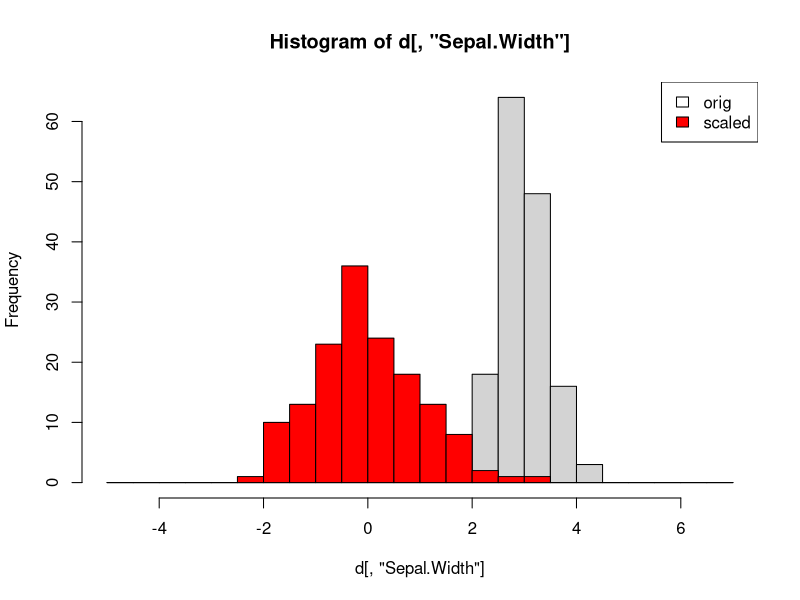
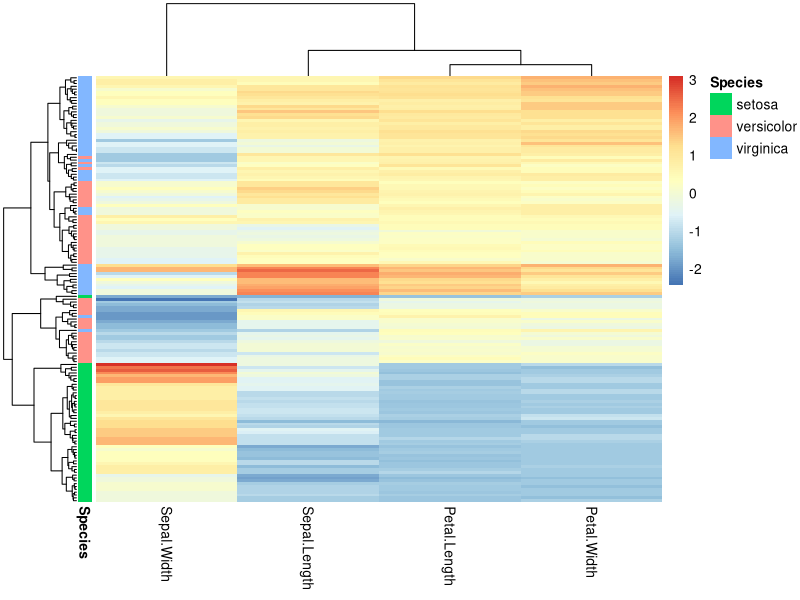
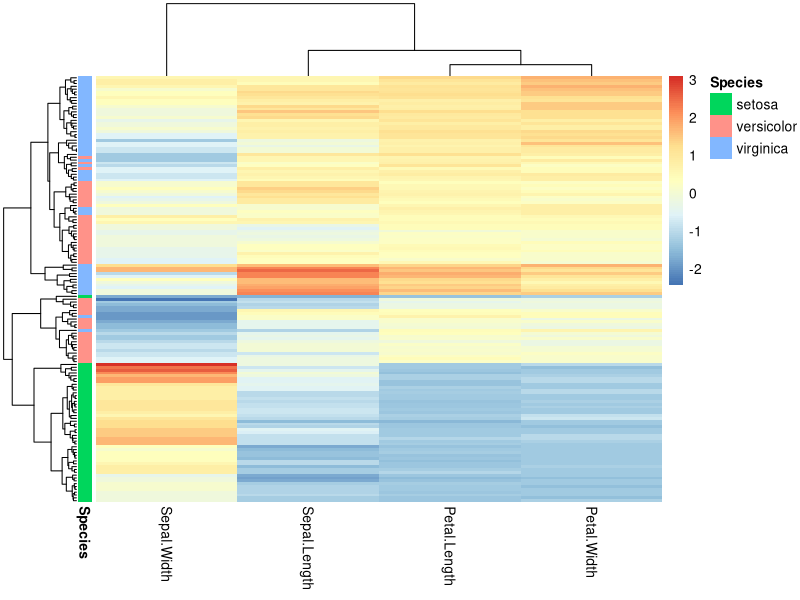
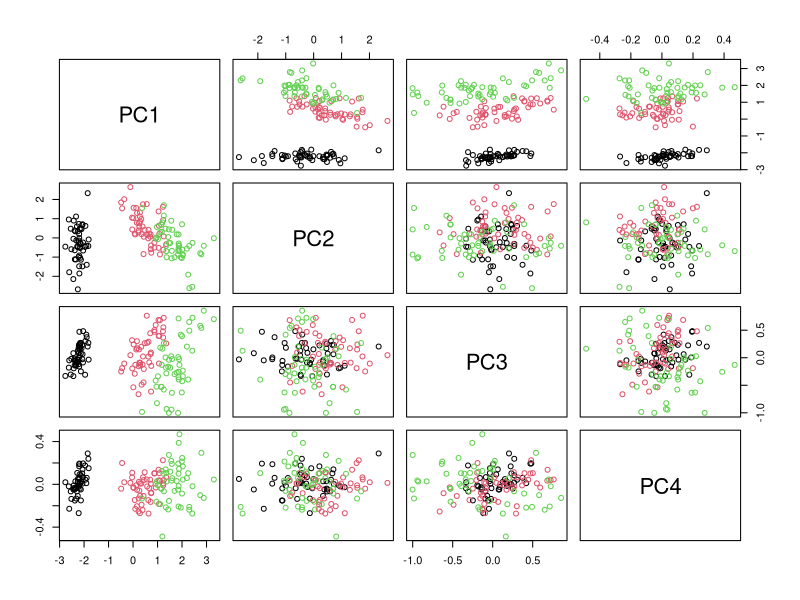
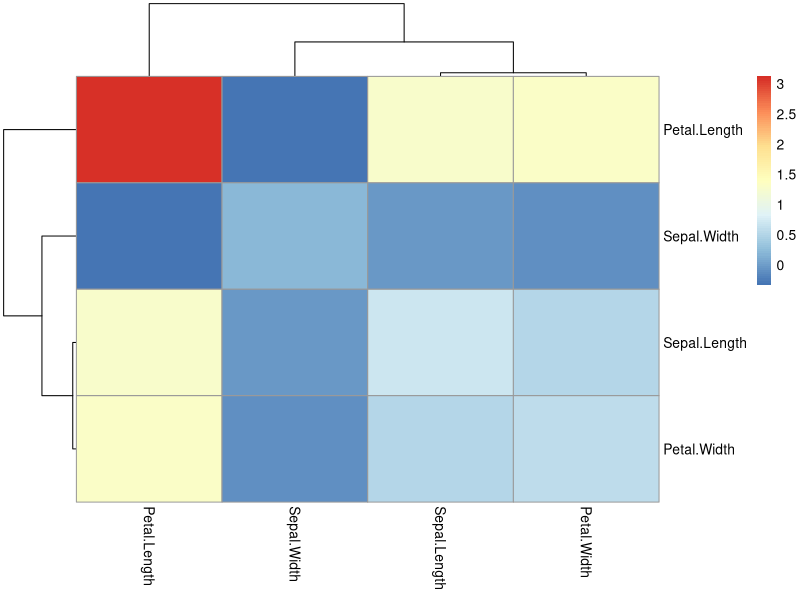
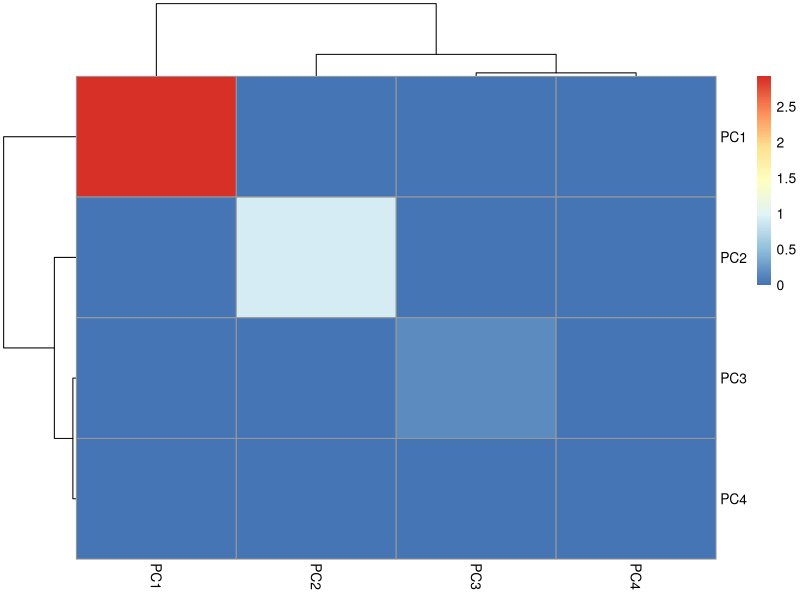
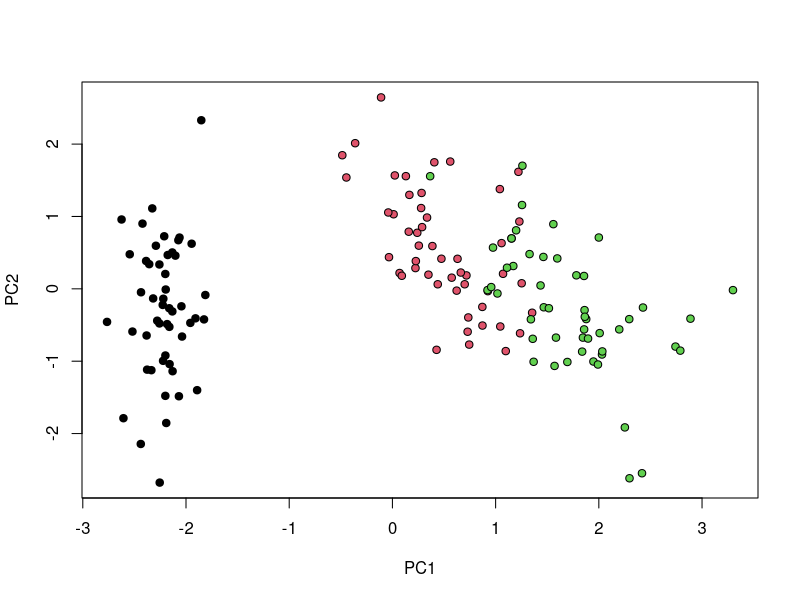

Here is the R script that generated these plots, in order:
## ---- chunk 1
#| child = "_setup.Rmd"
## ---- chunk 2
#| label = "scaling"
d=iris[,-5]   # numerical iris data (without speciee) 
ds=scale(d)   # scaled iris data (column-wise)

br=seq(-5,7,by=0.5)                                           # set common break points for the histograms below
hist(d[,"Sepal.Width"], breaks = br)                          # illustrate scaling for specific column
hist(ds[,"Sepal.Width"], breaks = br, add=TRUE, col="red")    # add histogram to current plot
legend("topright", c("orig","scaled"), fill=c("white", "red"))
## ---- chunk 3
#| label = "pheatmap"
#install.packages("pheatmap")  # That's how we install new packages - more later
library(pheatmap)              # make packaged functions available
paste('loaded pheatmap version:', packageVersion('pheatmap'))

ds  = scale(iris[,-5])                # scaled data for heatmap
ann = data.frame(Species = iris[,5])  # meta data for annotations

# explicitly set rownames to retain association between data and metadata
rownames(ds)=rownames(iris)
rownames(ann)=rownames(iris)

pheatmap(ds, 
         annotation_row = ann,
         show_rownames = FALSE,
         )
## ---- chunk 4
#| label = "pdf"
pdf("output/heatmap.pdf")                                        # similar for jpeg, png, ...
pheatmap(ds, annotation_row = ann, show_rownames = FALSE)
dev.off()                                                 # close device = pdf file
## ---- chunk 5
#| label = "df2mat"
M=as.matrix(iris[,-5])     # numerical data, some operations below require matrices not data frames (%*%)
s=iris[,5]                 # species attributes (factor)
## ---- chunk 6
#| label = "run_pca"
pca = prcomp(M, scale=TRUE)
## ---- chunk 7
#| label = "pca_obj",
#| echo = FALSE,
#| eval = FALSE
class(pca)
typeof(pca)
str(pca)
methods(class="prcomp")
## ---- chunk 8
#| label = "pca_cov"
S=pca$x          # score matrix = rotated and scaled data matrix

pairs(S, col=s)

pheatmap(cov(M)) # original covariance matrix

# covariance matrix of scores is diagonal (by design)
# --> principal components are uncorrelated
pheatmap(cov(S)) 
## ---- chunk 9
#| label = "plot_PC1_PC2"
plot(S[,1:2],pch=21, bg=s)  # score-plot
